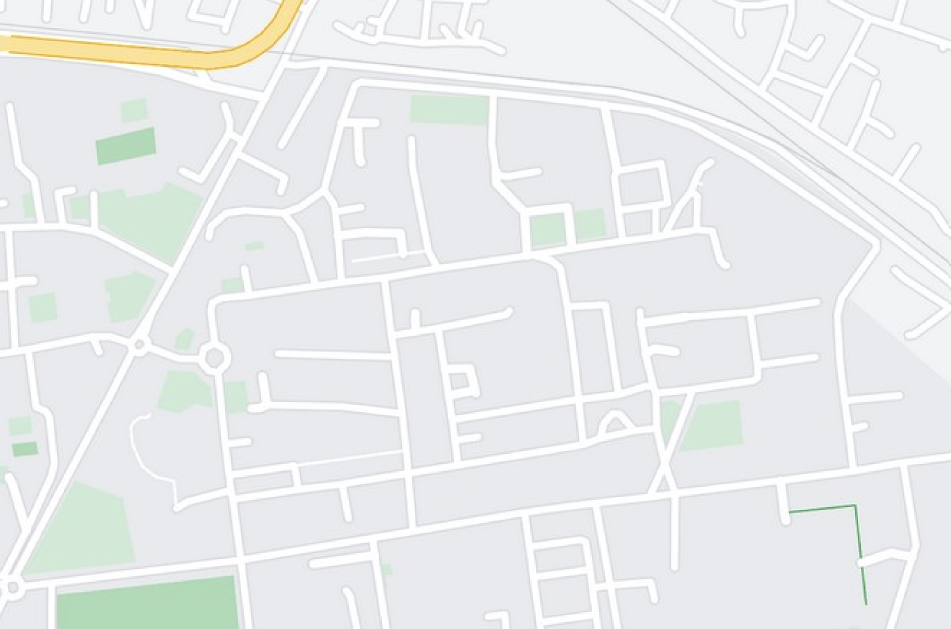
#> input picture map.jpeg, 2852 x 1886 px (shown at 1/3 size)
$ python main.py
#> lines starting #> are read from the running program, lines starting #| are printed output that depends on the picture; after the words box and inside, x2 and y2 are one past the last pixel; in counts of white or black regions, pixels touching at a corner belong together
# import required libraries
import cv2
import numpy as np
import math
import random

# input the image
img = cv2.imread('map.jpeg')
#> img is the input picture: shape (1886, 2852, 3); mean B, G, R 236.3, 236.2, 234
# convert the image to greyscale for creating binary image
blur = cv2.medianBlur(img, 15)
gray = cv2.cvtColor(blur, cv2.COLOR_RGB2GRAY)
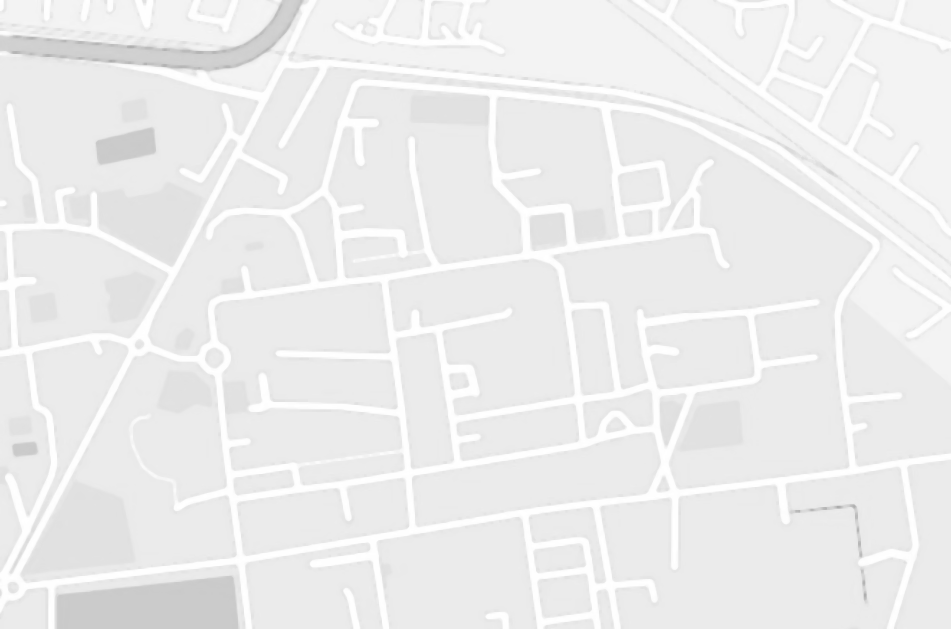
#> gray: shape (1886, 2852) (shown at 1/3 size); min 167, max 255, mean 236.7
ret, thresh = cv2.threshold(gray, 244, 255, cv2.THRESH_BINARY)
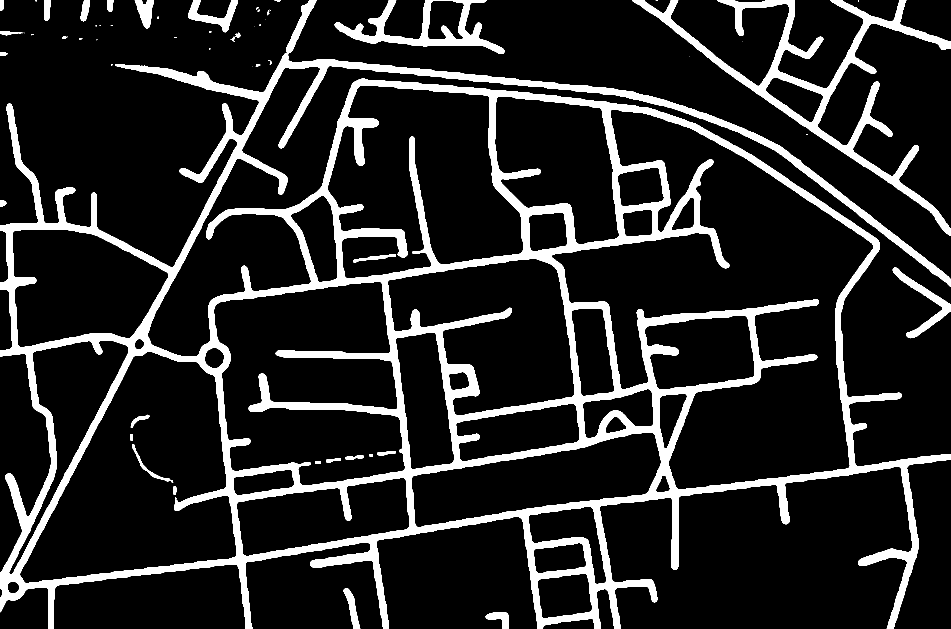
#> thresh: shape (1886, 2852) (shown at 1/3 size); 14.1% white; 60 white regions (21 under 20 px), largest, box (x1, y1, x2, y2) and area: (0, 0, 2852, 1886) 645863, (1896, 0, 2852, 708) 66161, (1004, 0, 1514, 162) 20516


def distance(coord1, coord2):
    distance = math.sqrt(pow((coord1[0]-coord2[0]),2) + pow((coord1[1]-coord2[1]),2))
    return distance

def checkObstacle(coord1, coord2):
    if coord1[0] != coord2[0]:
        slope = (coord2[1]-coord1[1])/(coord2[0]-coord1[0])
        intercept = (coord1[1]*coord2[0] - coord2[1]*coord1[0])/(coord2[0]-coord1[0])

        if abs(coord1[0]-coord2[0]) > abs(coord1[1]-coord2[1]):
            if coord1[0]>coord2[0]:
                temp = coord1
                coord1 = coord2
                coord2 = temp

            for i in range(coord1[0], coord2[0]):
                j = slope*i + intercept
                if thresh[math.floor(j),i] == 0:
                    return True

        else:
            if coord1[1]>coord2[1]:
                temp = coord1
                coord1 = coord2
                coord2 = temp

            for j in range(coord1[1], coord2[1]-1):
                i = (j-intercept)/slope
                if thresh[j,math.floor(i)] == 0:
                    return True

    if coord1[0] == coord2[0]:
        if coord1[1]>coord2[1]:
            temp = coord1
            coord1 = coord2
            coord2 = temp
        i = coord1[0]
        for j in range(coord1[1], coord2[1]-1):
            if thresh[j,i] == 0:
                return True
            elif (i,j) == coord2:
                return False

    return False


# Change the initial and final coordinates here
x1, y1, x2, y2 = 677, 1056, 2161, 1159

pStart = (x1,y1)
pFinal = (x2,y2)

plotCoords = [pStart]
whitePoints = []
adjList = {pStart: []}


width = np.shape(thresh)[0]
#> width = 1886
height = np.shape(thresh)[1]
#> height = 2852

colImage = np.zeros((width, height,3), dtype="uint8")

colImage[:,:,0] = thresh # for red
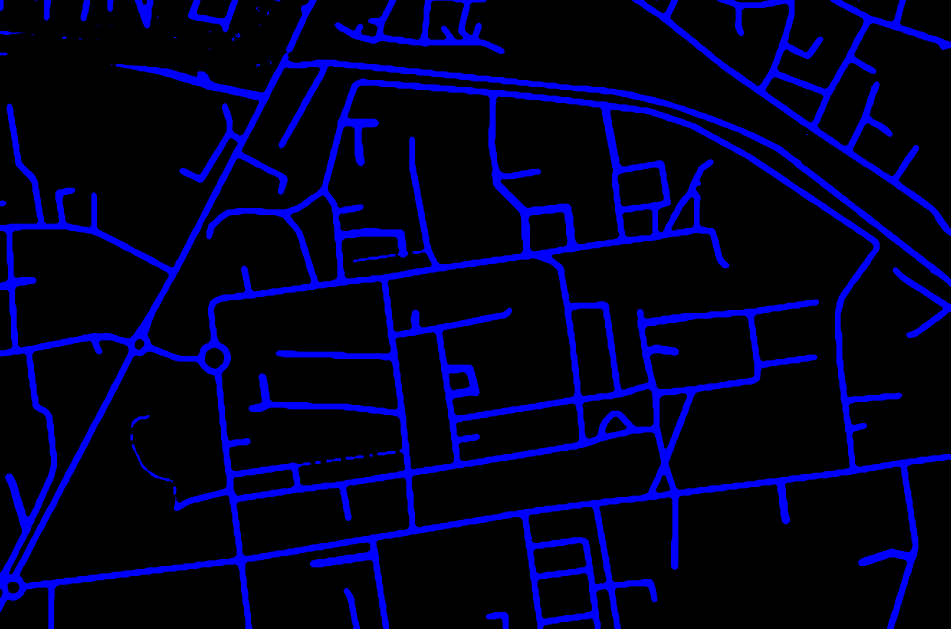
#> colImage: shape (1886, 2852, 3) (shown at 1/3 size); mean of channels 0, 1, 2 36.1, 0, 0; drawn as B, G, R
colImage[:,:,1] = thresh # for green
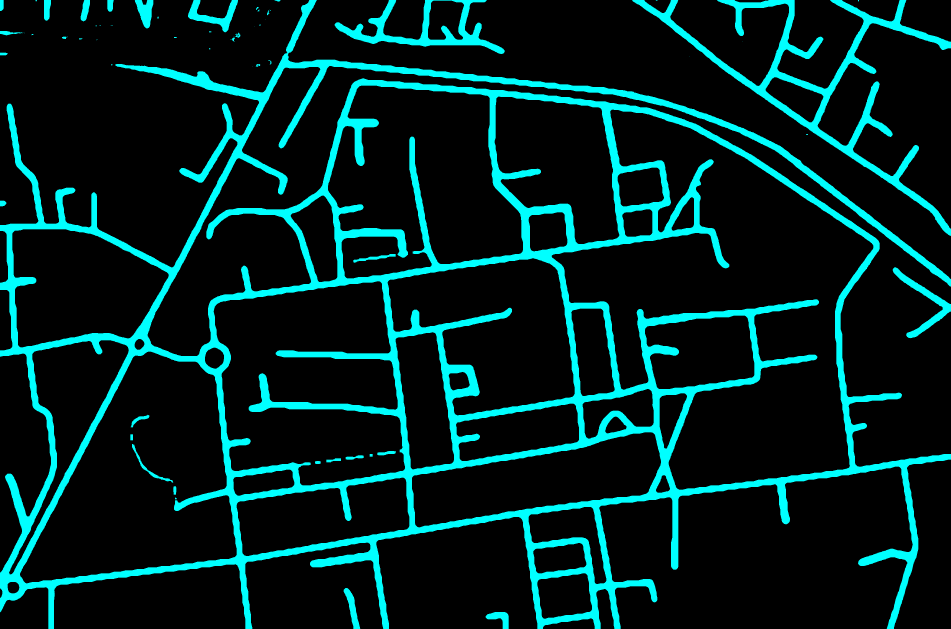
#> colImage: shape (1886, 2852, 3) (shown at 1/3 size); mean of channels 0, 1, 2 36.1, 36.1, 0; drawn as B, G, R
colImage[:,:,2] = thresh # for blue

# blur[y1, x1] = (128, 0, 128)
cv2.circle(img, (x1, y1), 10, (255, 0, 0), -1)
# blur[y2, x2] = (128, 0, 128)
cv2.circle(img, (x2, y2), 10, (255, 0, 0), -1)
count = 0

for i in range(height):
    for j in range(width):
        if thresh[j,i] == 255:
            whitePoints.append((i,j))


thresholdDist = 60

while True:

    randI = random.randint(0, len(whitePoints))
#> randI = 403958
    leastD = 3200

    #Step-1: Check for Obstacles & Find Closest Point
    for point in plotCoords:
        if not checkObstacle(point,whitePoints[randI]):
            dist = distance(point,whitePoints[randI])
            if dist < leastD:
                leastD = dist
                nearPoint = point
#> after the loop, leastD = 3200

    #Step-2: Store the child node along the Closest Point and Random Point
    if leastD < 3200: #nearPoint has been found
        if (nearPoint[1] - whitePoints[randI][1] != 0):
            sign = -(nearPoint[1] - whitePoints[randI][1]) / abs(nearPoint[1] - whitePoints[randI][1])
        elif (nearPoint[0] - whitePoints[randI][0] != 0):
            sign = -(nearPoint[0] - whitePoints[randI][0]) / abs(nearPoint[0] - whitePoints[randI][0])
        else:
            sign = 0

        print(sign)

        if (nearPoint[0]-whitePoints[randI][0]) != 0:
            newSlope = (nearPoint[1]-whitePoints[randI][1]) / (nearPoint[0]-whitePoints[randI][0])

            theta = math.atan(newSlope)
            if theta < 0: theta1 = np.pi + theta
            else: theta1 = theta
            finalPoint = (nearPoint[0]+int(sign*thresholdDist*math.cos(theta1)), int(nearPoint[1]+int(sign*thresholdDist*math.sin(theta1))))

        if (nearPoint[0]-whitePoints[randI][0]) == 0:
            finalPoint = (nearPoint[0], int(nearPoint[1] + sign*thresholdDist))

        if (finalPoint[0] >= height or finalPoint[1] >= width): finalPoint = whitePoints[randI]
        elif (checkObstacle(nearPoint, finalPoint)): finalPoint = whitePoints[randI]

        plotCoords.append(finalPoint)

        adjList[nearPoint].append(finalPoint)

        if finalPoint in adjList:
            adjList[finalPoint].append(nearPoint)
        else:
            adjList[finalPoint] = [nearPoint]

        #print(newSlope)
        print(nearPoint)
        print(int(thresholdDist*math.cos(theta)), int(thresholdDist*math.sin(theta)))
        print(finalPoint)


        cv2.line(img, nearPoint, finalPoint, (0,0,255), 3)

        if (distance(pFinal, finalPoint) < 2 * thresholdDist  and not checkObstacle(pFinal, finalPoint)):
            cv2.namedWindow("thresh", cv2.WINDOW_NORMAL)
            cv2.line(img, pFinal, finalPoint, (0,255, 0), 5)
            cv2.imshow('thresh', img)
            print("Done")

            plotCoords.append(pFinal)

            adjList[finalPoint].append(pFinal)

            adjList[pFinal] = [finalPoint]

            point = pFinal
            while point != pStart:
                cv2.line(img, point, adjList[point][0], (0,255,0), 5)
                point = adjList[point][0]

            cv2.destroyAllWindows()
            print("displayed")
            cv2.imshow('thresh', img)
            cv2.waitKey(0)
            cv2.destroyAllWindows()
            break


        cv2.namedWindow("thresh", cv2.WINDOW_NORMAL)

        if (not count % 10):
            cv2.imshow('thresh', img)
            cv2.waitKey(1)
            cv2.destroyAllWindows()


    count+=1

print("Finished")
